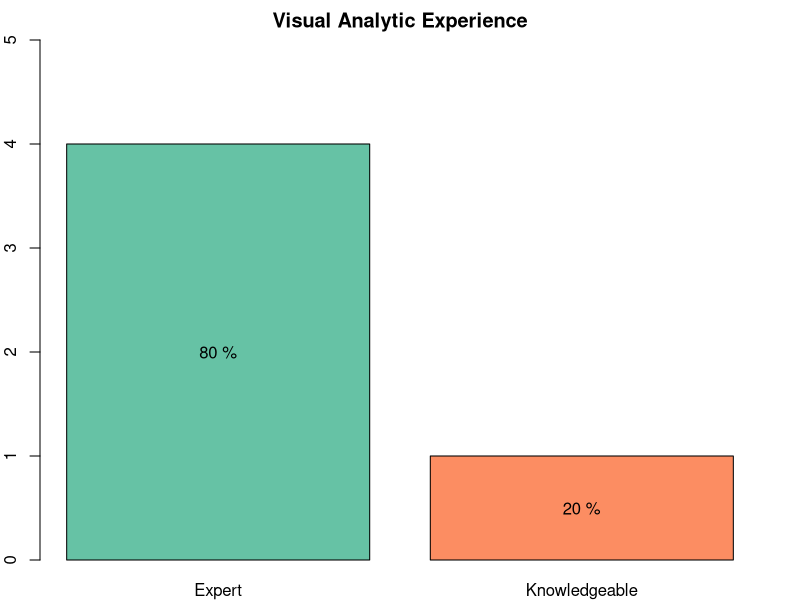
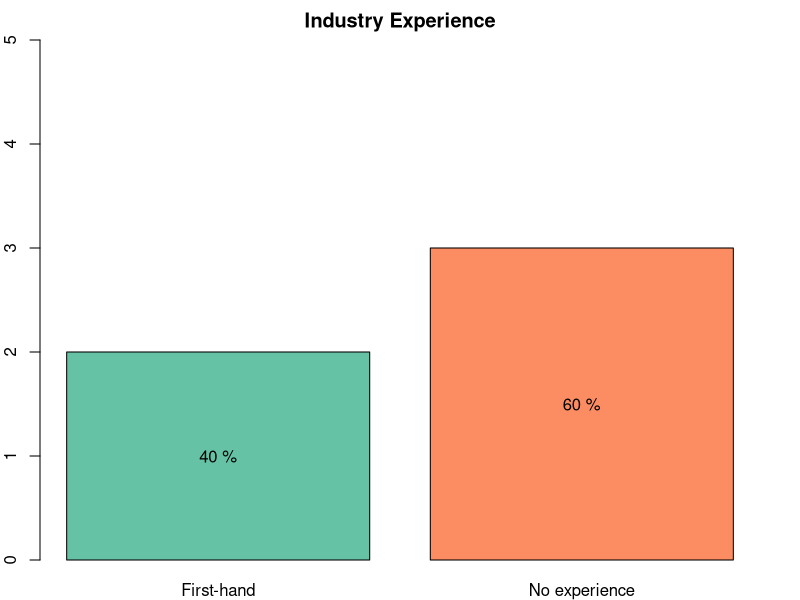
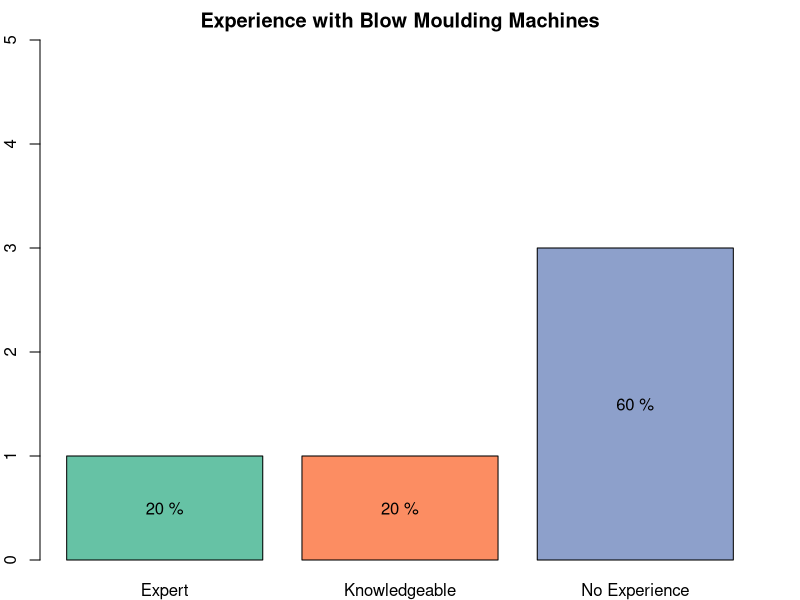
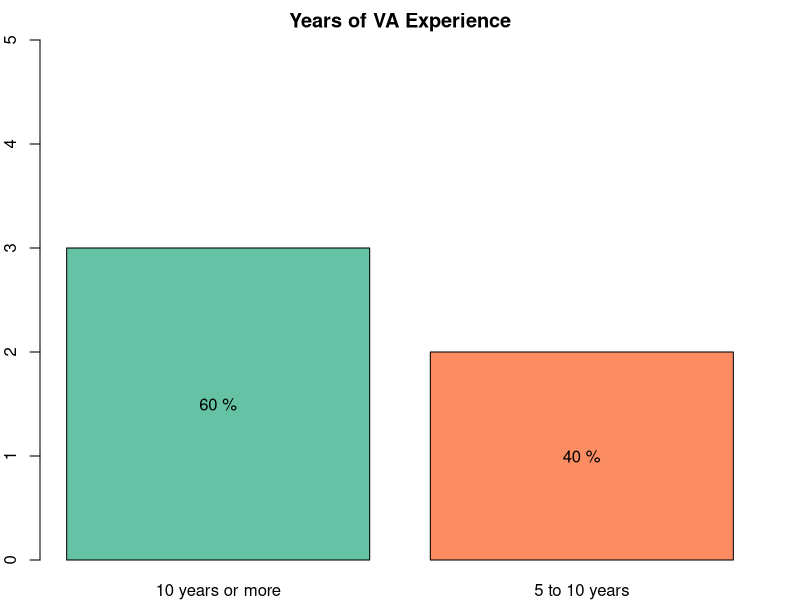
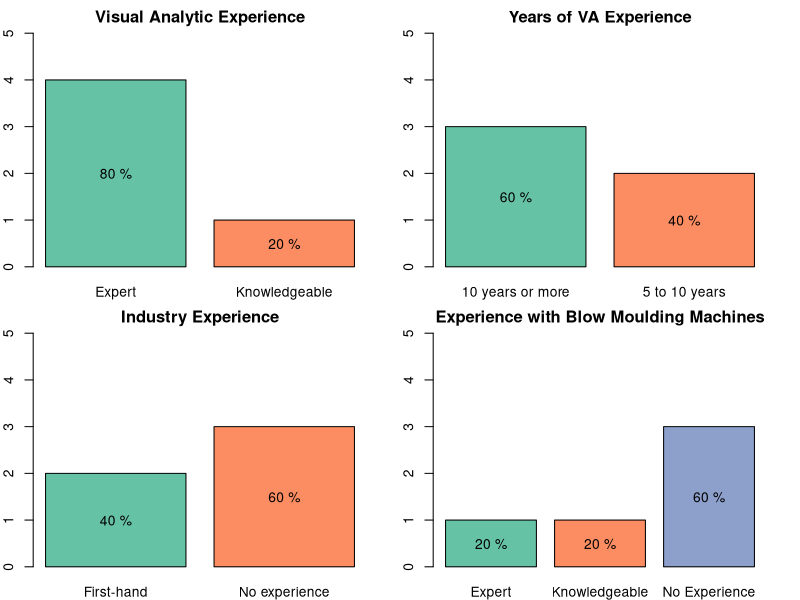
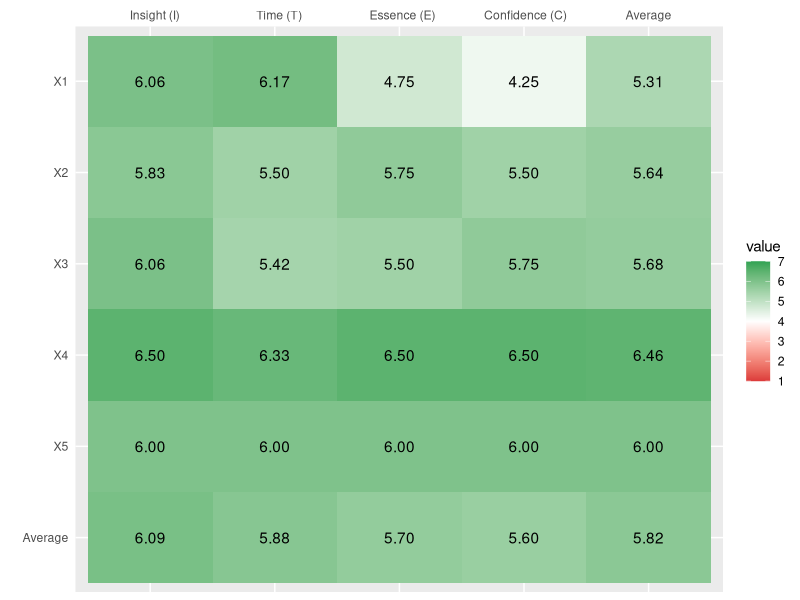
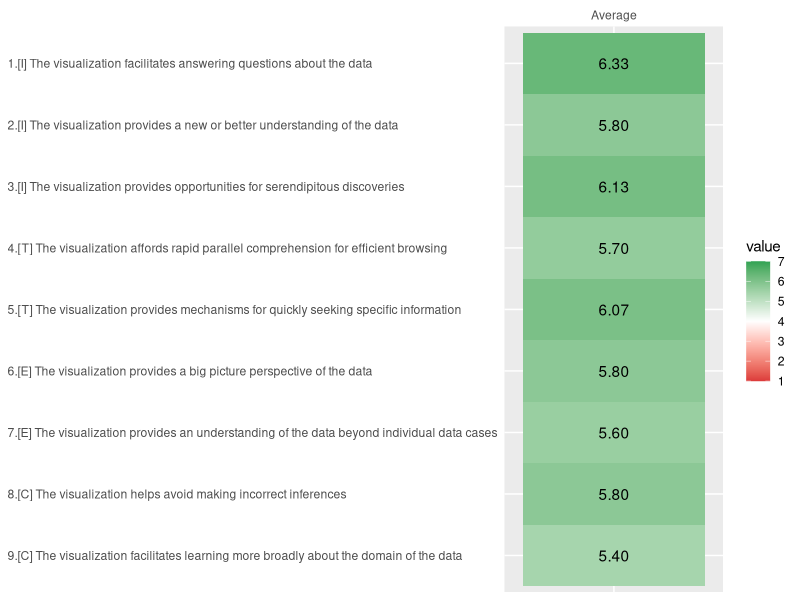
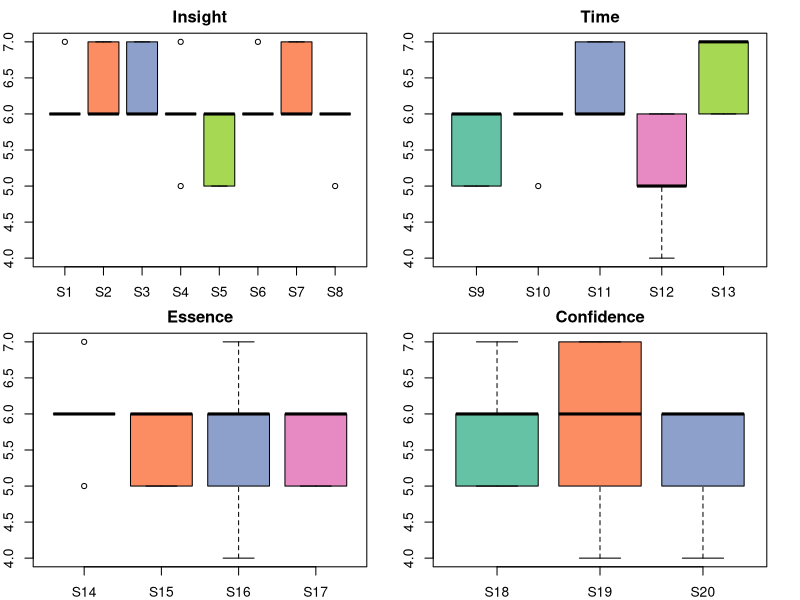

R code for these plots, in order:
#################
##Libraries#####
################
library(plotrix)
library(reshape2)
library(dplyr)
library(ggplot2)
library(stringr)
library(RColorBrewer)
library("ggpubr")
library(tidyverse)
library(grid)
library(gridExtra)
coul <- brewer.pal(5, "Set2")
################

###Read CSV Data###
##################

data = read.csv("data.csv", stringsAsFactors = FALSE)

names(data)

######################


######################
#VA Expertise
########
myvars <- c('va_expertise')
va_expertise <- data[myvars]
va_expertise$va_expertise[va_expertise$va_expertise == 4] <- "Expert"
va_expertise$va_expertise[va_expertise$va_expertise == 3] <- "Knowledgeable"
va_expertise$va_expertise[va_expertise$va_expertise == 2] <- "Familiar"
va_expertise$va_expertise[va_expertise$va_expertise == 1] <- "Basic"
va_expertise_count <- table(va_expertise)

par(mar = rep(2, 4))
va_exp_plot<-barplot(va_expertise_count,
                 main="Visual Analytic Experience",
                 xlab="Expertise Range",
                 ylab="Count",
                 ylim=c(0,5),
                 col = coul)
text(va_exp_plot, va_expertise_count/2, paste(round(va_expertise_count/sum(va_expertise_count)*100,1), "%") ,cex=1)

######################
#Industry Expertise
########
myvars <- c('industry_expertise')
industry_expertise <- data[myvars]
industry_expertise$industry_expertise[industry_expertise$industry_expertise == 4] <- "First-hand"
industry_expertise$industry_expertise[industry_expertise$industry_expertise == 3] <- "Support"
industry_expertise$industry_expertise[industry_expertise$industry_expertise == 2] <- "Research experience"
industry_expertise$industry_expertise[industry_expertise$industry_expertise == 1] <- "No experience"
industry_expertise_count <- table(industry_expertise)

par(mar = rep(2, 4))
industry_plot<-barplot(industry_expertise_count,
                 main="Industry Experience",
                 xlab="Expertise Range",
                 ylab="Count",
                 ylim=c(0,5),
                 col = coul)
text(industry_plot, industry_expertise_count/2, paste(round(industry_expertise_count/sum(industry_expertise_count)*100,1), "%") ,cex=1)


######################
#Blow-molding Expertise
########
myvars <- c('blow_molding_expertise')
blow_molding_expertise <- data[myvars]
blow_molding_expertise$blow_molding_expertise[blow_molding_expertise$blow_molding_expertise == 4] <- "Expert"
blow_molding_expertise$blow_molding_expertise[blow_molding_expertise$blow_molding_expertise == 3] <- "Knowledgeable"
blow_molding_expertise$blow_molding_expertise[blow_molding_expertise$blow_molding_expertise == 2] <- "Familiar"
blow_molding_expertise$blow_molding_expertise[blow_molding_expertise$blow_molding_expertise == 1] <- "No Experience"
blow_molding_expertise_count <- table(blow_molding_expertise)

par(mar = rep(2, 4))
bm_plot<-barplot(blow_molding_expertise_count,
                 main="Experience with Blow Moulding Machines",
                 xlab="Expertise Range",
                 ylab="Count",
                 ylim=c(0,5),
                 col = coul)
text(bm_plot, blow_molding_expertise_count/2, paste(round(blow_molding_expertise_count/sum(blow_molding_expertise_count)*100,1), "%") ,cex=1)


######################
#VA Experience years
########
myvars <- c('va_years')
va_years <- data[myvars]
va_years$va_years[va_years$va_years == 4] <- "10 years or more"
va_years$va_years[va_years$va_years == 3] <- "5 to 10 years"
va_years$va_years[va_years$va_years == 2] <- "1 to 5 years"
va_years$va_years[va_years$va_years == 1] <- "0 years"
va_years_count <- table(va_years)

par(mar = rep(2, 4))

va_exp_plot<-barplot(va_years_count,
                 main="Years of VA Experience",
                 xlab="Years Range",
                 ylab="Count",
                 ylim=c(0,5),
                 col = coul)
text(va_exp_plot, va_years_count/2, paste(round(va_years_count/sum(va_years_count)*100,1), "%") ,cex=1)


par(mfrow=c(2,2))
va_exp_plot<-barplot(va_expertise_count,
                     main="Visual Analytic Experience",
                     xlab="Expertise Range",
                     ylab="Count",
                     ylim=c(0,5),
                     col = coul)
text(va_exp_plot, va_expertise_count/2, paste(round(va_expertise_count/sum(va_expertise_count)*100,1), "%") ,cex=1)

va_exp_plot<-barplot(va_years_count,
                     main="Years of VA Experience",
                     xlab="Years Range",
                     ylab="Count",
                     ylim=c(0,5),
                     col = coul)
text(va_exp_plot, va_years_count/2, paste(round(va_years_count/sum(va_years_count)*100,1), "%") ,cex=1)

industry_plot<-barplot(industry_expertise_count,
                       main="Industry Experience",
                       xlab="Expertise Range",
                       ylab="Count",
                       ylim=c(0,5),
                       col = coul)
text(industry_plot, industry_expertise_count/2, paste(round(industry_expertise_count/sum(industry_expertise_count)*100,1), "%") ,cex=1)

bm_plot<-barplot(blow_molding_expertise_count,
                 main="Experience with Blow Moulding Machines",
                 xlab="Expertise Range",
                 ylab="Count",
                 ylim=c(0,5),
                 col = coul)
text(bm_plot, blow_molding_expertise_count/2, paste(round(blow_molding_expertise_count/sum(blow_molding_expertise_count)*100,1), "%") ,cex=1)

######################
#ICE-T
####################
# 100 Insight - 3 > 8 (3-2-3)
###########
myvars <- c('icet111', 'icet112', 'icet113')
insight_1<- data[myvars]

insight_1 <- data.frame(insight_1$icet111, insight_1$icet112, insight_1$icet113, Average=rowMeans(insight_1))
i_var_answers <- summarize_all(insight_1, var, na.rm = TRUE)
i_average_answers <- summarize_all(insight_1, mean, na.rm = TRUE)
insight_1 <- rbind(insight_1, i_average_answers)
insight_1 <- rbind(insight_1, i_var_answers)

myvars <- c('icet121', 'icet122')
insight_2<- data[myvars]

insight_2 <- data.frame(insight_2$icet121, insight_2$icet122, Average=rowMeans(insight_2))
i_var_answers <- summarize_all(insight_2, var, na.rm = TRUE)
i_average_answers <- summarize_all(insight_2, mean, na.rm = TRUE)
insight_2 <- rbind(insight_2, i_average_answers)
insight_2 <- rbind(insight_2, i_var_answers)

myvars <- c('icet131', 'icet132', 'icet133')
insight_3<- data[myvars]

insight_3 <- data.frame(insight_3$icet131, insight_3$icet132, insight_3$icet133, Average=rowMeans(insight_3))
i_var_answers <- summarize_all(insight_3, var, na.rm = TRUE)
i_average_answers <- summarize_all(insight_3, mean, na.rm = TRUE)
insight_3 <- rbind(insight_3, i_average_answers)
insight_3 <- rbind(insight_3, i_var_answers)

myvars <- c('icet111', 'icet112', 'icet113', 'icet121', 'icet122', 'icet131', 'icet132', 'icet133')
insight<- data[myvars]

insight <- data.frame(insight$icet111, insight$icet112, insight$icet113, insight$icet121, insight$icet122, insight$icet131, insight$icet132, insight$icet133,Average=rowMeans(insight))
i_var_answers <- summarize_all(insight, var, na.rm = TRUE)
i_average_answers <- summarize_all(insight, mean, na.rm = TRUE)
insight <- rbind(insight, i_average_answers)
insight <- rbind(insight, i_var_answers)
##########
# 200 Time - 2 > 5 (2-3)
##########
myvars <- c('icet211', 'icet212')
time_1 <- data[myvars]
time_1 <- data.frame(time_1$icet211, time_1$icet212, Average=rowMeans(time_1))
t_var_answers <- summarize_all(time_1, var, na.rm = TRUE)
t_average_answers <- summarize_all(time_1, mean, na.rm = TRUE)
time_1 <- rbind(time_1, t_average_answers)
time_1 <- rbind(time_1, t_var_answers)

myvars <- c('icet221', 'icet222', 'icet223')
time_2 <- data[myvars]
time_2 <- data.frame(time_2$icet221, time_2$icet222, time_2$icet223,Average=rowMeans(time_2))
t_var_answers <- summarize_all(time_2, var, na.rm = TRUE)
t_average_answers <- summarize_all(time_2, mean, na.rm = TRUE)
time_2 <- rbind(time_2, t_average_answers)
time_2 <- rbind(time_2, t_var_answers)

myvars <- c('icet211', 'icet212', 'icet221', 'icet222', 'icet223')
time <- data[myvars]
time <- data.frame(time$icet211, time$icet212, time$icet221, time$icet222, time$icet223,Average=rowMeans(time))
t_var_answers <- summarize_all(time, var, na.rm = TRUE)
t_average_answers <- summarize_all(time, mean, na.rm = TRUE)
time <- rbind(time, t_average_answers)
time <- rbind(time, t_var_answers)
##############
# 300 Essence - 2 > 4 (2-2)
############
myvars <- c('icet311', 'icet312')
essence_1 <- data[myvars]
essence_1 <- data.frame(essence_1$icet311, essence_1$icet312, Average=rowMeans(essence_1))
e_var_answers <- summarize_all(essence_1, var, na.rm = TRUE)
e_average_answers <- summarize_all(essence_1, mean, na.rm = TRUE)
essence_1 <- rbind(essence_1, e_average_answers)
essence_1 <- rbind(essence_1, e_var_answers)

myvars <- c('icet321', 'icet322')
essence_2 <- data[myvars]
essence_2 <- data.frame(essence_2$icet321, essence_2$icet322, Average=rowMeans(essence_2))
e_var_answers <- summarize_all(essence_2, var, na.rm = TRUE)
e_average_answers <- summarize_all(essence_2, mean, na.rm = TRUE)
essence_2 <- rbind(essence_2, e_average_answers)
essence_2 <- rbind(essence_2, e_var_answers)

myvars <- c('icet311', 'icet312', 'icet321', 'icet322')
essence <- data[myvars]
essence <- data.frame(essence$icet311, essence$icet312, essence$icet321, essence$icet322, Average=rowMeans(essence))
e_var_answers <- summarize_all(essence, var, na.rm = TRUE)
e_average_answers <- summarize_all(essence, mean, na.rm = TRUE)
essence <- rbind(essence, e_average_answers)
essence <- rbind(essence, e_var_answers)

##############
# 400 Confidence - 3 > 4 (2-1)
################
myvars <- c('icet411', 'icet412')
confidence_1<- data[myvars]
confidence_1 <- data.frame(confidence_1$icet411, confidence_1$icet412, Average=round(rowMeans(confidence_1),1))
c_var_answers <- summarize_all(confidence_1, var, na.rm = TRUE)
c_average_answers <- summarize_all(confidence_1, mean, na.rm = TRUE)
confidence_1 <- rbind(confidence_1, c_average_answers)
confidence_1 <- rbind(confidence_1, c_var_answers)

myvars <- c('icet421')
confidence_2 <- data[myvars]
confidence_2 <- data.frame(confidence_2$icet421, Average=round(rowMeans(confidence_2),1))
c_var_answers <- summarize_all(confidence_2, var, na.rm = TRUE)
c_average_answers <- summarize_all(confidence_2, mean, na.rm = TRUE)
confidence_2 <- rbind(confidence_2, c_average_answers)
confidence_2 <- rbind(confidence_2, c_var_answers)

myvars <- c('icet411', 'icet412', 'icet421')
confidence <- data[myvars]
confidence <- data.frame(confidence$icet411, confidence$icet412, confidence$icet421, Average=round(rowMeans(confidence),1))
c_var_answers <- summarize_all(confidence, var, na.rm = TRUE)
c_average_answers <- summarize_all(confidence, mean, na.rm = TRUE)
confidence <- rbind(confidence, c_average_answers)
confidence <- rbind(confidence, c_var_answers)

#################

# Table summary(Add color coding)
#################
summary_table <- data.frame(insight_1$Average, insight_2$Average, insight_3$Average, time_1$Average, time_2$Average,essence_1$Average, essence_2$Average, confidence_1$Average, confidence_2$Average)
summary_table <- data.frame(insight_1$Average, insight_2$Average, insight_3$Average, time_1$Average, time_2$Average,essence_1$Average, essence_2$Average, confidence_1$Average, confidence_2$Average, Average=round(rowMeans(summary_table),2))

theinsight <- data.frame(insight_1$Average, insight_2$Average, insight_3$Average)
theinsight <- data.frame(insight_1$Average, insight_2$Average, insight_3$Average, Average=round(rowMeans(theinsight),2))

thetime <- data.frame(time_1$Average, time_2$Average)
thetime <- data.frame(time_1$Average, time_2$Average, Average=round(rowMeans(thetime),2))

theessence <- data.frame(essence_1$Average, essence_2$Average)
theessence <- data.frame(essence_1$Average, essence_2$Average, Average=round(rowMeans(theessence),2))

theconfidence <- data.frame(confidence_1$Average, confidence_2$Average)
theconfidence <- data.frame(confidence_1$Average, confidence_2$Average, Average=round(rowMeans(theconfidence),2))

table_scores_each <- data.frame(theinsight$Average, thetime$Average, theessence$Average, theconfidence$Average)
table_scores_each <- data.frame(theinsight$Average, thetime$Average, theessence$Average, theconfidence$Average, Average=round(rowMeans(table_scores_each),2))
table_scores_each  <- table_scores_each[1:6,]

colnames(table_scores_each) <- c('   Insight (I)', '   Time (T)', '  Essence (E)', ' Confidence (C)', 'Average')
rownames(table_scores_each) <- c('X1', ' X2', '  X3', '   X4', '     X5', '     Average')



heatmap_df <- table_scores_each %>%
        rownames_to_column() %>%
        gather(colname, value, -rowname)

rng = range(1,7)
ggplot(heatmap_df, aes(x = colname, y = rowname, fill = value)) +
        geom_tile() +
        geom_text(aes(label = format(round(value, 2), nsmall = 2) )) +
        scale_fill_gradient2(low = "#dc3b3b",
                            high = "#31a354",
                            guide = "colorbar",  
                            midpoint=mean(rng), 
                            breaks=seq(1,7,1),
                            limits=c(1, 7))+
        theme(axis.title.x=element_blank(), 
              axis.title.y=element_blank(), 
              axis.ticks.x = element_blank(),
              axis.ticks.y = element_blank())+ 
        scale_x_discrete(position = "top") 

high_level <- c(
        'Insight',
        'Insight',
        'Insight',
        'Insight',
        'Insight',
        'Insight',
        'Insight',
        'Insight',
        'Time',
        'Time',
        'Time',
        'Time',
        'Time',
        'Essence',
        'Essence',
        'Essence',
        'Essence',
        'Confidence',
        'Confidence',
        'Confidence')

mid_level <- c(
        '1.The visualization facilitates answering questions about the data',
        '1.The visualization facilitates answering questions about the data',
        '1.The visualization facilitates answering questions about the data',
        '2.The visualization provides a new or better understanding of the data',
        '2.The visualization provides a new or better understanding of the data',
        '3.The visualization provides opportunities for serendipitous discoveries',
        '3.The visualization provides opportunities for serendipitous discoveries',
        '3.The visualization provides opportunities for serendipitous discoveries',
        '4.The visualization affords rapid parallel comprehension for efficient browsing',
        '4.The visualization affords rapid parallel comprehension for efficient browsing',
        '5.The visualization provides mechanisms for quickly seeking specific information',
        '5.The visualization provides mechanisms for quickly seeking specific information',
        '5.The visualization provides mechanisms for quickly seeking specific information',
        '6.The visualization provides a big picture perspective of the data',
        '6.The visualization provides a big picture perspective of the data',
        '7.The visualization provides an understanding of the data beyond individual data cases',
        '7.The visualization provides an understanding of the data beyond individual data cases',
        '8.The visualization helps avoid making incorrect inferences',
        '8.The visualization helps avoid making incorrect inferences',
        '9.The visualization facilitates learning more broadly about the domain of the data')

questions <- c(
        'The visualization exposes individual data cases and their attributes', 
        'The visualization facilitates perceiving relationships in the data like patterns & distributions of the variables', 
        'The visualization promotes exploring relationships between individual data cases as well as different groupings of data cases',
        'The visualization helps generate data-driven questions',
        'The visualization helps identify unusual or unexpected, yet valid, data characteristics or values',
        'The visualization provides useful interactive capabilities to help investigate the data in multiple ways',
        'The visualization shows multiple perspectives about the data',
        'The visualization uses an effective representation of the data that shows related and partially related data cases',
        'The visualization provides a meaningful spatial organization of the data',
        'The visualization shows key characteristics of the data at a glance',
        'The interface supports using different attributes of the data to reorganize the visualization\'s appearance',
        'The visualization supports smooth transitions between different levels of detail in viewing the data',
        'The visualization avoids complex commands and textual queries by providing direct interaction with the data representation',
        'The visualization provides a comprehensive and accessible overview of the data',
        'he visualization presents the data by providing a meaningful visual schema',
        'The visualization facilitates generalizations and extrapolations of patterns and conclusions',
        'The visualization helps understand how variables relate in order to accomplish different analytic tasks',
        'The visualization uses meaningful and accurate visual encodings to represent the data',
        'The visualization avoids using misleading representations',
        'The visualization promotes understanding data domain characteristics beyond the individual data cases and attributes')
averages <- c(as.numeric(i_average_answers[1:8]), as.numeric(t_average_answers[1:5]), as.numeric(e_average_answers[1:4]), as.numeric(c_average_answers[1:3]))
#variances <- c(as.numeric(i_var_answers[1:8]), as.numeric(t_var_answers[1:5]), as.numeric(e_var_answers[1:4]), as.numeric(c_var_answers[1:3]))


#entire_evaluation_Table <- data.frame(high_level, mid_level, questions, averages, variances)
entire_evaluation_Table <- data.frame(high_level, mid_level, questions, averages)


mid_level_table <-  entire_evaluation_Table %>%
        group_by(mid_level) %>%
        summarise(avg = mean(averages))

#mid_level_table <- cbind(higher_level, mid_level_table)
mid_level_table_ <- mid_level_table
keep <- c("avg")
mid_level_table_<-mid_level_table_[keep]
colnames(mid_level_table_) <- c('Average')
rownames(mid_level_table_) <- c('1.[I] The visualization facilitates answering questions about the data',
                                '2.[I] The visualization provides a new or better understanding of the data',
                                '3.[I] The visualization provides opportunities for serendipitous discoveries',
                                '4.[T] The visualization affords rapid parallel comprehension for efficient browsing',
                                '5.[T] The visualization provides mechanisms for quickly seeking specific information',
                                '6.[E] The visualization provides a big picture perspective of the data',
                                '7.[E] The visualization provides an understanding of the data beyond individual data cases',
                                '8.[C] The visualization helps avoid making incorrect inferences',
                                '9.[C] The visualization facilitates learning more broadly about the domain of the data')

heatmap_ml <- mid_level_table_ %>%
        rownames_to_column() %>%
        gather(colname, value, -rowname)

rng = range(1,7)
ggplot(heatmap_ml, aes(x = colname, y = rowname, fill = value)) +
        geom_tile() +
        geom_text(aes(label = format(round(value, 2), nsmall = 2) )) +
        scale_fill_gradient2(low = "#dc3b3b",
                             high = "#31a354",
                             guide = "colorbar",  
                             midpoint=mean(rng), 
                             breaks=seq(1,7,1),
                             limits=c(1, 7))+
        theme(axis.title.x=element_blank(), 
              axis.title.y=element_blank(), 
              axis.ticks.x = element_blank(),
              axis.ticks.y = element_blank(),
              axis.text.y = element_text(hjust = 0))+ 
        scale_x_discrete(position = "top") +
        scale_y_discrete(limits=rev)

insight_bp <- data.frame(data$icet111, data$icet112, data$icet113, 
                         data$icet121, data$icet122, 
                         data$icet131, data$icet132, data$icet133)
time_bp <- data.frame(data$icet211, data$icet212, data$icet221, data$icet222, data$icet223)
essence_bp <- data.frame(data$icet311, data$icet312, data$icet321, data$icet322)
confidence_bp <- data.frame(data$icet411, data$icet412, data$icet421)
colnames(insight_bp) <- c('S1', 'S2', 'S3', 'S4', 'S5', 'S6', 'S7', 'S8')
colnames(time_bp) <- c('S9', 'S10', 'S11', 'S12', 'S13')
colnames(essence_bp) <- c('S14', 'S15', 'S16', 'S17')
colnames(confidence_bp ) <- c('S18', 'S19', 'S20')


boxplot(insight_bp[,1:8], data=insight_bp, main="Insight",
        xlab="Criteria", col = coul, ylab="Response", ylim=c(4,7))

boxplot(time_bp[,1:5], data=time_bp, main="Time",
        xlab="Criteria", col = coul, ylab="Response", ylim=c(4,7))

boxplot(essence_bp[,1:4], data=essence_bp, main="Essence",
        xlab="Criteria", col = coul, ylab="Response", ylim=c(4,7))

boxplot(confidence_bp[,1:3], data=confidence_bp, main="Confidence",
        xlab="Criteria", col = coul, ylab="Response", ylim=c(4,7))

index_stat <- c('S1', 'S2', 'S3', 'S4', 'S5', 'S6', 'S7', 'S8',
                'S9', 'S10', 'S11', 'S12', 'S13', 'S14', 'S15', 'S16', 'S17', 
                'S18', 'S19', 'S20')
index_statements <- data.frame(index_stat, questions)
colnames(index_statements) <- c('Index', 'Statements')

png("statements_index.png", height = 30*nrow(index_statements), width = 500*ncol(index_statements))
grid.table(index_statements)
dev.off()

######################
#SUS
####################
# SUS - 10
vectors <- c('sus0', 'sus1', 'sus2', 'sus3', 'sus4', 'sus5', 'sus6', 'sus7', 'sus8', 'sus9')
sus <- data[vectors]

sus$sus1[sus$sus1==4] <-'zero'
sus$sus1[sus$sus1==3] <-'one'
sus$sus1[sus$sus1==1] <-3
sus$sus1[sus$sus1==0] <-4
sus$sus1[sus$sus1=='zero'] <- 0
sus$sus1[sus$sus1=='one'] <- 1

sus$sus3[sus$sus3==4] <-'zero'
sus$sus3[sus$sus3==3] <-'one'
sus$sus3[sus$sus3==1] <-3
sus$sus3[sus$sus3==0] <-4
sus$sus3[sus$sus3=='zero'] <- 0
sus$sus3[sus$sus3=='one'] <- 1

sus$sus5[sus$sus5==4] <-'zero'
sus$sus5[sus$sus5==3] <-'one'
sus$sus5[sus$sus5==1] <-3
sus$sus5[sus$sus5==0] <-4
sus$sus5[sus$sus5=='zero'] <- 0
sus$sus5[sus$sus5=='one'] <- 1

sus$sus7[sus$sus7==4] <-'zero'
sus$sus7[sus$sus7==3] <-'one'
sus$sus7[sus$sus7==1] <-3
sus$sus7[sus$sus7==0] <-4
sus$sus7[sus$sus7=='zero'] <- 0
sus$sus7[sus$sus7=='one'] <- 1

sus$sus9[sus$sus9==4] <-'zero'
sus$sus9[sus$sus9==3] <-'one'
sus$sus9[sus$sus9==1] <-3
sus$sus9[sus$sus9==0] <-4
sus$sus9[sus$sus9=='zero'] <- 0
sus$sus9[sus$sus9=='one'] <- 1

sus$sus1 <- as.numeric(sus$sus1)
sus$sus3 <- as.numeric(sus$sus3)
sus$sus5 <- as.numeric(sus$sus5)
sus$sus7 <- as.numeric(sus$sus7)
sus$sus9 <- as.numeric(sus$sus9)

#Based on research, a SUS score above a 68 would be considered above average and 
#anything below 68 is below average, 
#however the best way to interpret your results involves “normalizing” the scores to produce a percentile ranking.

sus <- data.frame(sus$sus0, sus$sus1, sus$sus2, sus$sus3, sus$sus4, 
                   sus$sus5, sus$sus6, sus$sus7, sus$sus8, sus$sus9, Percentile=(rowSums(sus)*2.5))

rownames(sus) <- c('X1', ' X2', '  X3', '   X4', '     X5')

colnames(sus) <- c('SUS1', 'SUS2', 'SUS3', 'SUS4', 'SUS5', 'SUS6', 'SUS7', 'SUS8', 'SUS9', 'SUS10', 'Percentile')

sus_ <- sus
sus_$Percentile <- sus_$Percentile/25
colnames(sus_) <- c('  SUS1', '  SUS2', '  SUS3', '  SUS4', '  SUS5', '  SUS6', '  SUS7', '  SUS8', '  SUS9', ' SUS10', 'Average')
averages_sus <- c(mean(sus_$`  SUS1`), mean(sus_$`  SUS2`), mean(sus_$`  SUS3`), mean(sus_$`  SUS4`),
                  mean(sus_$`  SUS5`), mean(sus_$`  SUS6`), mean(sus_$`  SUS7`), mean(sus_$`  SUS8`), 
                  mean(sus_$`  SUS9`), mean(sus_$` SUS10`), mean(sus_$Average))
sus_ <- rbind(sus_, averages_sus)
rownames(sus_) <- c('X1', ' X2', '  X3', '   X4', '     X5', '     Averages')
heatmap_sus <- sus_ %>%
        rownames_to_column() %>%
        gather(colname, value, -rowname)

rng = range(0,4)
ggplot(heatmap_sus, aes(x = colname, y = rowname, fill = value)) +
        geom_tile() +
        geom_text(aes(label = format(round(value, 2), nsmall = 2) )) +
        scale_fill_gradient2(low = "#dc3b3b",
                             high = "#31a354",
                             guide = "colorbar",  
                             midpoint=2.72, 
                             breaks=seq(0,4,0.5),
                             limits=c(0, 4))+
        theme(axis.title.x=element_blank(), 
              axis.title.y=element_blank(), 
              axis.ticks.x = element_blank(),
              axis.ticks.y = element_blank())+ 
        scale_x_discrete(position = "top") 

par(mar = c(3, 3, 3, 3))
par(mfrow=c(1,1))
boxplot(sus[,1:10], data=sus, main="System Usability",
        xlab="Criteria", col = coul, ylab="Response", ylim=c(0,4))
